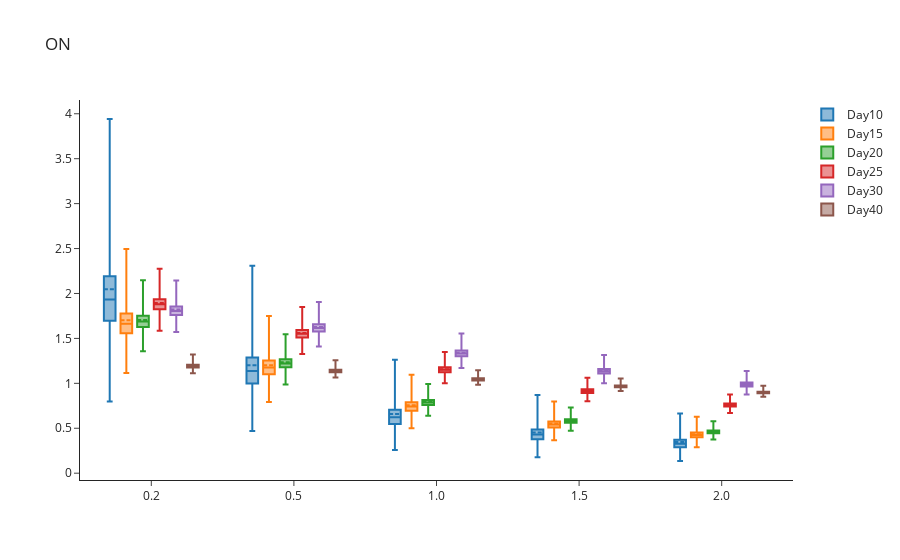

Notebook cell for this chart:
### Code cell
# Create list of names for x-axis and traces
epsilon_range = np.around(epsilon_range,1)
num_epsilons = len(epsilon_range)
x_name = []
for i in range(num_epsilons):
    x_name.append(str(epsilon_range[i]))
trace_name = ['Day{}'.format(x) for x in chosen_times]

# Sort results
all_intervals_chosen.sort_values(by=['Time Points', 'Epsilon'], inplace=True)

# Plot (box plot for inference)
fig = go.Figure()

for i in range(len(trace_name)):
    fig.add_trace(
        go.Box(
            mean=all_intervals_chosen.loc[all_intervals_chosen['Central Probability']==0]['Mean'][i*num_epsilons:(i+1)*num_epsilons],
            median=all_intervals_chosen.loc[all_intervals_chosen['Central Probability']==0]['Lower bound CI'][i*num_epsilons:(i+1)*num_epsilons],
            q1=all_intervals_chosen.loc[all_intervals_chosen['Central Probability']==0.25]['Lower bound CI'][i*num_epsilons:(i+1)*num_epsilons],
            q3=all_intervals_chosen.loc[all_intervals_chosen['Central Probability']==0.25]['Upper bound CI'][i*num_epsilons:(i+1)*num_epsilons],
            upperfence=all_intervals_chosen.loc[all_intervals_chosen['Central Probability']==0.95]['Upper bound CI'][i*num_epsilons:(i+1)*num_epsilons],
            lowerfence=all_intervals_chosen.loc[all_intervals_chosen['Central Probability']==0.95]['Lower bound CI'][i*num_epsilons:(i+1)*num_epsilons],
            x=x_name,
            name=trace_name[i]
        )
    )
fig.update_layout(template='simple_white', boxmode='group', title='ON')

fig.show()

### Figure 1 — Plotly figure (JSON) as saved in the notebook; plotly's stock layout.template omitted (floating-point values rounded to 4 significant figures)
{"data": [{"lowerfence": [0.7967, 0.4698, 0.2581, 0.1779, 0.1357], "mean": [2.046, 1.202, 0.6591, 0.454, 0.3462], "median": [1.932, 1.137, 0.6233, 0.4294, 0.3275], "name": "Day10", "q1": [1.696, 0.9984, 0.5477, 0.3773, 0.2878], "q3": [2.191, 1.288, 0.7062, 0.4865, 0.371], "type": "box", "upperfence": [3.942, 2.31, 1.264, 0.8699, 0.6632], "x": ["0.2", "0.5", "1.0", "1.5", "2.0"]}, {"lowerfence": [1.116, 0.792, 0.501, 0.3664, 0.2888], "mean": [1.701, 1.201, 0.756, 0.5517, 0.4343], "median": [1.664, 1.176, 0.741, 0.541, 0.426], "name": "Day15", "q1": [1.559, 1.102, 0.6953, 0.5077, 0.3999], "q3": [1.777, 1.254, 0.7899, 0.5764, 0.4537], "type": "box", "upperfence": [2.494, 1.749, 1.096, 0.7975, 0.6269], "x": ["0.2", "0.5", "1.0", "1.5", "2.0"]}, {"lowerfence": [1.357, 0.9866, 0.6381, 0.4715, 0.3739], "mean": [1.705, 1.233, 0.7942, 0.5856, 0.4639], "median": [1.688, 1.222, 0.7867, 0.5801, 0.4595], "name": "Day20", "q1": [1.627, 1.178, 0.7593, 0.5602, 0.4438], "q3": [1.753, 1.267, 0.8155, 0.6012, 0.4761], "type": "box", "upperfence": [2.147, 1.547, 0.9931, 0.7313, 0.5787], "x": ["0.2", "0.5", "1.0", "1.5", "2.0"]}, {"lowerfence": [1.585, 1.327, 1.0, 0.8017, 0.6687], "mean": [1.893, 1.561, 1.156, 0.9184, 0.7617], "median": [1.88, 1.552, 1.15, 0.9136, 0.7578], "name": "Day25", "q1": [1.825, 1.511, 1.123, 0.8936, 0.7419], "q3": [1.937, 1.595, 1.178, 0.9345, 0.7744], "type": "box", "upperfence": [2.274, 1.85, 1.349, 1.062, 0.8765], "x": ["0.2", "0.5", "1.0", "1.5", "2.0"]}, {"lowerfence": [1.57, 1.41, 1.171, 1.001, 0.8746], "mean": [1.82, 1.626, 1.341, 1.14, 0.992], "median": [1.806, 1.615, 1.332, 1.134, 0.9867], "name": "Day30", "q1": [1.761, 1.576, 1.302, 1.109, 0.9657], "q3": [1.855, 1.656, 1.364, 1.16, 1.009], "type": "box", "upperfence": [2.145, 1.904, 1.555, 1.314, 1.138], "x": ["0.2", "0.5", "1.0", "1.5", "2.0"]}, {"lowerfence": [1.112, 1.066, 0.9841, 0.9135, 0.8518], "mean": [1.197, 1.144, 1.05, 0.9699, 0.9015], "median": [1.19, 1.137, 1.044, 0.9654, 0.8976], "name": "Day40", "q1": [1.175, 1.124, 1.033, 0.9556, 0.8891], "q3": [1.207, 1.152, 1.057, 0.9758, 0.9067], "type": "box", "upperfence": [1.322, 1.257, 1.146, 1.053, 0.9745], "x": ["0.2", "0.5", "1.0", "1.5", "2.0"]}], "layout": {"boxmode": "group", "title": {"text": "ON"}}}
